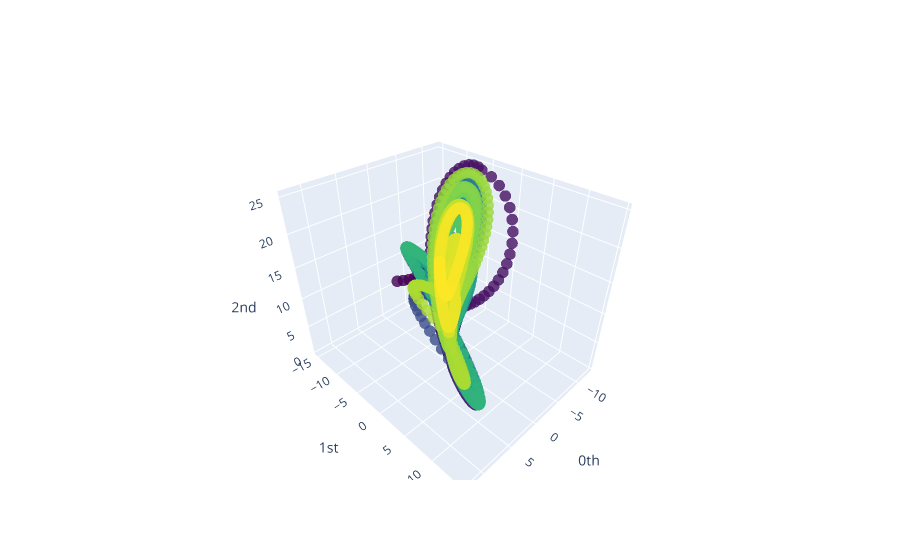

Here is the notebook cell this chart was saved with:
### Code cell
# Plotting the trajectories of the Lorenz system
from openml.datasets.functions import get_dataset

point_cloud = get_dataset(42182).get_data(dataset_format='array')[0]
plot_point_cloud(point_cloud)

### Figure 1 — Plotly figure (JSON) as saved in the notebook; plotly's stock layout.template omitted (floating-point values rounded to 4 significant figures; data arrays with more than 128 entries replaced by an {"elided": "..."} marker saying what was removed)
{"data": [{"marker": {"color": {"elided": "4942 int values"}, "colorscale": [[0, "#440154"], [0.1111, "#482878"], [0.2222, "#3e4989"], [0.3333, "#31688e"], [0.4444, "#26828e"], [0.5556, "#1f9e89"], [0.6667, "#35b779"], [0.7778, "#6ece58"], [0.8889, "#b5de2b"], [1, "#fde725"]], "opacity": 0.8, "size": 4}, "mode": "markers", "type": "scatter3d", "x": {"elided": "4942 float values"}, "y": {"elided": "4942 float values"}, "z": {"elided": "4942 float values"}}], "layout": {"scene": {"xaxis": {"exponentformat": "e", "showexponent": "all", "title": {"text": "0th"}, "type": "linear"}, "yaxis": {"exponentformat": "e", "showexponent": "all", "title": {"text": "1st"}, "type": "linear"}, "zaxis": {"exponentformat": "e", "showexponent": "all", "title": {"text": "2nd"}, "type": "linear"}}}}
